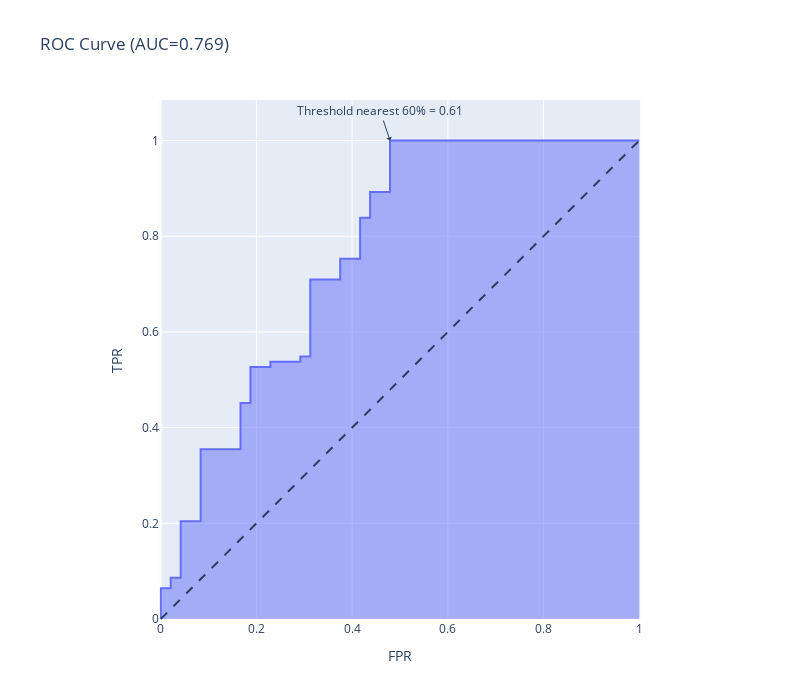

Notebook cell for this chart:
### Code cell
import plotly.express as px

def make_rocauc(i):
    nearest=roc_df.iloc[(roc_df['Threshold']-i).abs().argsort()[:1]]['Threshold'].values[0]
    q=roc_df[roc_df['Threshold']==nearest].index[0]
    print(nearest, q)
    fig = px.area(roc_df, x="FPR", y="TPR",
                  title=f'ROC Curve (AUC={metrics.auc(fpr, tpr):.3f})',
                  hover_data={'Threshold':':.2f',
                              'FPR':':.2f',
                              'TPR':':.2f',
                             },width=800, height=700)

    fig.add_annotation(x=roc_df.iloc[q][0], y=roc_df.iloc[q][1],
            text=f"Threshold nearest {i*100:.0f}% = {roc_df.iloc[q][2]:.2f}",
                showarrow=True,
                arrowhead=1)

    fig.add_shape(
        type='line', line=dict(dash='dash'),
        x0=0, x1=1, y0=0, y1=1
    )
    fig.update_yaxes(scaleanchor="x", scaleratio=1)
    fig.update_xaxes(constrain='domain')
    return fig
make_rocauc(.60)

### Figure 1 — Plotly figure (JSON) as saved in the notebook; plotly's stock layout.template omitted (floating-point values rounded to 4 significant figures)
{"data": [{"customdata": [[1.951], [0.9508], [0.9211], [0.9071], [0.8995], [0.8974], [0.8803], [0.8754], [0.831], [0.819], [0.8015], [0.8014], [0.7718], [0.7692], [0.7691], [0.7667], [0.7595], [0.7588], [0.7314], [0.7297], [0.7236], [0.7195], [0.6949], [0.6925], [0.6653], [0.6538], [0.6063], [0.07009]], "fillpattern": {"shape": ""}, "hovertemplate": "FPR=%{x:.2f}<br>TPR=%{y:.2f}<br>Threshold=%{customdata[0]:.2f}<extra></extra>", "legendgroup": "", "line": {"color": "#636efa"}, "marker": {"symbol": "circle"}, "mode": "lines", "name": "", "orientation": "v", "showlegend": false, "stackgroup": "1", "type": "scatter", "x": [0, 0, 0, 0.02083, 0.02083, 0.04167, 0.04167, 0.08333, 0.08333, 0.1667, 0.1667, 0.1875, 0.1875, 0.2292, 0.2292, 0.2917, 0.2917, 0.3125, 0.3125, 0.375, 0.375, 0.4167, 0.4167, 0.4375, 0.4375, 0.4792, 0.4792, 1], "xaxis": "x", "y": [0, 0.01075, 0.06452, 0.06452, 0.08602, 0.08602, 0.2043, 0.2043, 0.3548, 0.3548, 0.4516, 0.4516, 0.5269, 0.5269, 0.5376, 0.5376, 0.5484, 0.5484, 0.7097, 0.7097, 0.7527, 0.7527, 0.8387, 0.8387, 0.8925, 0.8925, 1, 1], "yaxis": "y"}], "layout": {"annotations": [{"arrowhead": 1, "showarrow": true, "text": "Threshold nearest 60% = 0.61", "x": 0.4792, "y": 1}], "height": 700, "legend": {"tracegroupgap": 0}, "shapes": [{"line": {"dash": "dash"}, "type": "line", "x0": 0, "x1": 1, "y0": 0, "y1": 1}], "title": {"text": "ROC Curve (AUC=0.769)"}, "width": 800, "xaxis": {"anchor": "y", "constrain": "domain", "domain": [0, 1], "title": {"text": "FPR"}}, "yaxis": {"anchor": "x", "domain": [0, 1], "scaleanchor": "x", "scaleratio": 1, "title": {"text": "TPR"}}}}
